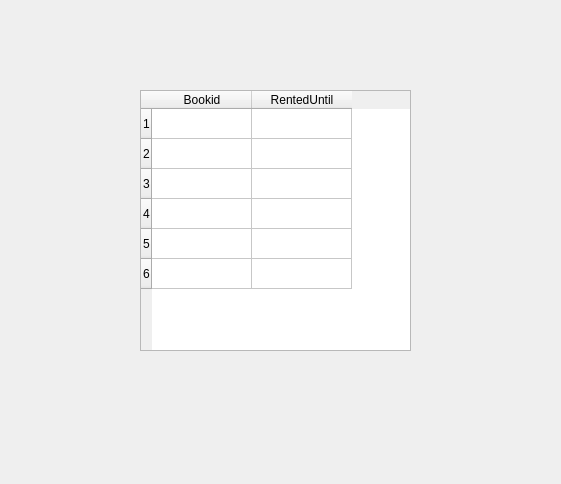
<?xml version="1.0" encoding="UTF-8"?>
<ui version="4.0">
 <class>Window_RentedBooks</class>
 <widget class="QDialog" name="Window_RentedBooks">
  <property name="geometry">
   <rect>
    <x>0</x>
    <y>0</y>
    <width>561</width>
    <height>484</height>
   </rect>
  </property>
  <property name="windowTitle">
   <string>Dialog</string>
  </property>
  <widget class="QTableWidget" name="tableWidget">
   <property name="geometry">
    <rect>
     <x>140</x>
     <y>90</y>
     <width>271</width>
     <height>261</height>
    </rect>
   </property>
   <property name="rowCount">
    <number>6</number>
   </property>
   <row/>
   <row/>
   <row/>
   <row/>
   <row/>
   <row/>
   <column>
    <property name="text">
     <string>Bookid</string>
    </property>
   </column>
   <column>
    <property name="text">
     <string>RentedUntil</string>
    </property>
   </column>
  </widget>
 </widget>
 <resources/>
 <connections/>
</ui>
